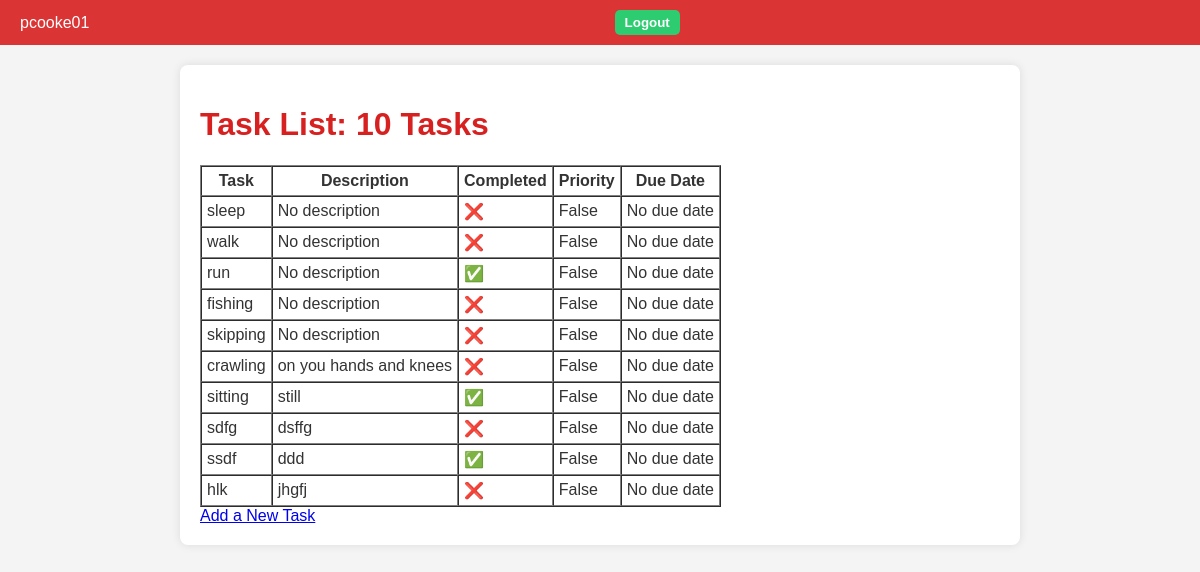
Page /tasks/ (signed in) on the committed database.
### tasks/models.py (models this page shows, shortened)
class Task(models.Model):
    name = models.CharField(max_length=255, help_text="Enter the task name.")
    completed = models.BooleanField(default=False, help_text="Is the task completed?")
    priority = models.BooleanField(default=False, help_text="Is the task a priority?")
    description = models.TextField(blank=True, help_text="Enter the task description.")
    due_date = models.DateField(null=True, blank=True, help_text="Enter the task due date.")
    created_at = models.DateTimeField(auto_now_add=True, help_text="The time when the task was created.")
    updated_at = models.DateTimeField(auto_now=True, help_text="The time when the task was last updated.")
    user = models.ForeignKey(User, on_delete=models.CASCADE, related_name="tasks")  # <-- new

### tasks/views.py (the view)
# urls.py: path("", views.index, name="index"),
@login_required(login_url="users:login")  # Ensure only logged-in users can access
def index(request):
    tasks = Task.objects.filter(user=request.user)
    return render(request, "tasks/index.html", {
        "tasks": tasks  # Pass tasks to the template
    })

### tasks/templates/tasks/index.html
{% extends "tasks/layout.html" %}
{% block content %}
<h1>Task List: {{ tasks|length }} Tasks</h1>
<table border="1" cellpadding="5" cellspacing="0">
    <thead>
        <tr>
            <th>Task</th>
            <th>Description</th>
            <th>Completed</th>
            <th>Priority</th>
            <th>Due Date</th>
        </tr>
    </thead>
    <tbody>
        {% for task in tasks %}
            <tr>
                <td>{{ task.name }}</td>
                <td>{{ task.description|default:"No description" }}</td>
                <td>
                    {% if task.completed %}
                        ✅
                    {% else %}
                        ❌
                    {% endif %}
                </td>
                <td>
                    {% if task.priority %}
                        True
                    {% else %}
                        False
                    {% endif %}
                </td>
                <td>{{ task.due_date|default:"No due date" }}</td>
            </tr>
        {% empty %}
            <tr>
                <td colspan="5">No Tasks.</td>
            </tr>
        {% endfor %}
    </tbody>
</table>
<a href="{% url 'tasks:add' %}">Add a New Task</a>
{% endblock %}

### tasks/templates/tasks/layout.html (shortened to what this page needs)
{% load static %}
<!DOCTYPE html>
<html lang="en">
<head>
    <link rel="stylesheet" href="{% static 'tasks/styles.css' %}">
</head>
<body>
    <header>
        <div class="user-info">
            {% if request.user.is_authenticated %}
                <span>{{ request.user.username }}</span>
                <form action="{% url 'users:logout' %}" method="post">
                    <button type="submit">Logout</button>
                </form>
            {% endif %}
        </div>
    </header>
    <main>
        {% block content %}
        {% endblock %}
    </main>
</body>
</html>

### tasks/static/tasks/styles.css (style rules this page uses)
body { font-family: Helvetica, sans-serif; background-color: #f4f4f4; color: #333; margin: 0; padding: 0; }
header { background-color: #db3434; padding: 10px 20px; color: white; }
header .user-info { display: flex; justify-content: flex-end; align-items: center; }
header .user-info span { margin-right: 15px; }
header .user-info a, header .user-info button { background-color: #2ecc71; border: none; padding: 5px 10px; color: white; border-radius: 5px; cursor: pointer; margin-left: 10px; }
main { max-width: 800px; margin: 20px auto; padding: 20px; background-color: white; box-shadow: 0 0 10px rgba(0, 0, 0, 0.1); border-radius: 8px; }
main h1 { font-size: 2rem; text-align: left; color: #d72121; }
form { display: flex; flex-direction: column; gap: 15px; max-width: 400px; margin: 0 auto; }
form button { padding: 10px; background-color: #3498db; border: none; color: white; font-weight: bold; cursor: pointer; border-radius: 5px; }

### rows in the picture
Task: name "sleep", description "No description", priority "False", due_date "No due date"
Task: name "walk", description "No description", priority "False", due_date "No due date"
Task: name "run", description "No description", priority "False", due_date "No due date"
Task: name "fishing", description "No description", priority "False", due_date "No due date"
Task: name "skipping", description "No description", priority "False", due_date "No due date"
Task: name "crawling", description "on you hands and knees", priority "False", due_date "No due date"
Task: name "sitting", description "still", priority "False", due_date "No due date"
Task: name "sdfg", description "dsffg", priority "False", due_date "No due date"
Task: name "ssdf", description "ddd", priority "False", due_date "No due date"
Task: name "hlk", description "jhgfj", priority "False", due_date "No due date"

### other values in the picture
{{ request.user.username }} "pcooke01"
{{ tasks|length }} "10"
